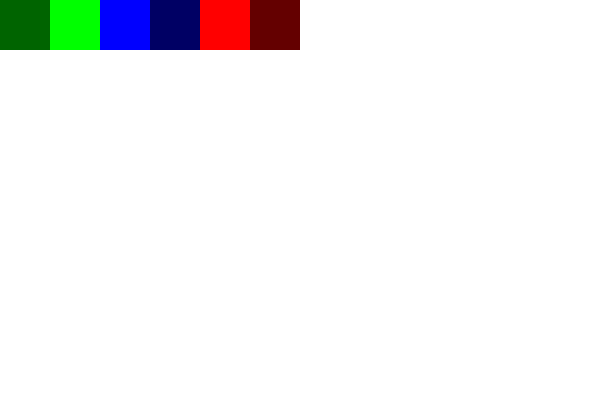
Frame 1 (no input)
Frame 60 (the mouse pressed at the canvas centre just before this capture): identical to frame 1, image omitted
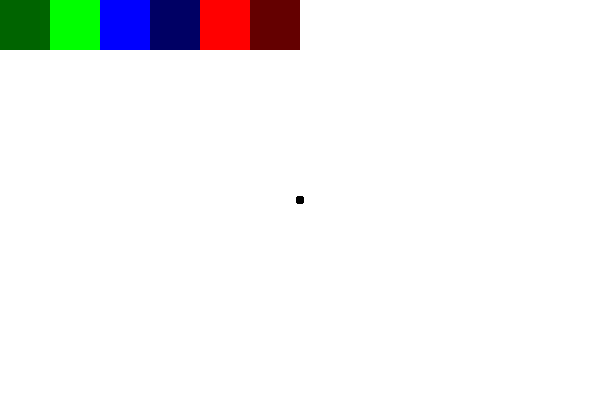
Frame 120 (the mouse held since frame 60 and released just before this capture)

The Processing sketch that drew these frames (run headless with seeded random() and noise(); from frame 60 on, the mouse is pressed at the canvas centre):

// Processing sketch: PaintClone
// ── PaintClone.pde
//Your stuff
//finish this paint program.
//if you press more green enough times it goes back to black
//if you press the less green button when the cursor is black it should go to green
//hint modulo command %
//further hint the modulo command in processing doesn't play nice with negatives

//make buttons for blue and red
//debounce the buttons
//hint make a mousePressed method

//Pat on the back for marking your up/down buttons in a nice way.

//the color of the cursor will change depending of the button that is clicked 
color cursorcolor = 0;
float lessGreen = 255;
float moreGreen = 100;
float green = 0;

float blue = 0;
float moreBlue = 100;
float lessBlue = 255;
float step = 10;

float red = 0;
float moreRed = 100;
float lessRed = 255;

//background and size 
void setup() {
  size(600, 400);
  background(255);
}


//Draws buttons 
void draw() {
  noStroke();

  //lessGreen button
  fill(0, lessGreen, 0);
  rect(50, 0, 50, 50);
  if (mousePressed && 50<mouseX && mouseX<100 && mouseY<50) {
    green = lessGreen -step;
    cursorcolor = color(0, lessGreen, 0);
  }
  //moreGreen button
  fill(0, moreGreen, 0);
  rect(0, 0, 50, 50);
  if (mousePressed && mouseX<50 && mouseY<50) {
    green = moreGreen +step;
    cursorcolor = color(0, moreGreen, 0);
  } 
  //lessBlue button
  fill(0, 0, lessBlue);
  rect(100, 0, 50, 50);
  if (mousePressed && mouseX>100 && mouseX <150 && mouseY<50) {
    blue = lessBlue -step;
    cursorcolor= color(0, 0, lessBlue);
  }
  //moreBlue button
  fill(0, 0, moreBlue);
  rect(150, 0, 50, 50);
  if (mousePressed && mouseX>150 && mouseY<50) {
    blue = moreBlue +step;
    cursorcolor = color(0, 0, moreBlue);
  }
  //lessRed button
  fill(lessRed, 0, 0);
  rect(200, 0, 50, 50);
  if (mousePressed && mouseX>200 && mouseX <250 && mouseY<50) {
    red = lessRed -step;
    cursorcolor= color(lessRed, 0, 0);
  }
  //moreRed
  fill(moreRed, 0, 0);
  rect(250, 0, 50, 50);
  if (mousePressed && mouseX>250 && mouseY<50) {
    red = moreRed +step;
    cursorcolor = color(moreRed, 0, 0);
  }
  
  //drawing part
  if (mousePressed) {
    fill(cursorcolor);
    ellipse(mouseX, mouseY, 8, 8);
  }
}
